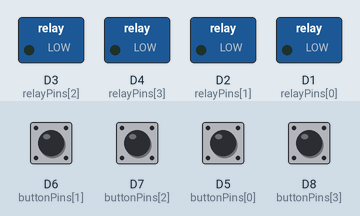
A sketch run on a simulated ESP8266 (NodeMCU). Shown: switched loads named in the sketch (green lamp = pin HIGH). The test bench sets the inputs (shaded band); at power-on: D5 (buttonPins[0]), D6 (buttonPins[1]), D7 (buttonPins[2]), D8 (buttonPins[3]) HIGH. WiFi joins after 1.5 s; servers stay silent unless stated; what the sketch prints to the serial monitor is not drawn.

Above: at 3.2 s.
3.3 s: D6 (buttonPins[1]) pulled LOW for 0.15 s
At 3.8 s:
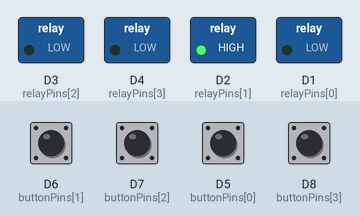
4.9 s: D7 (buttonPins[2]) pulled LOW for 0.15 s
At 6.1 s:
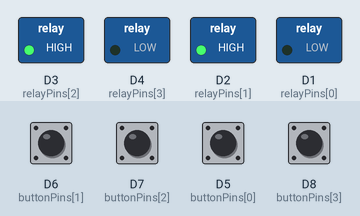
6.5 s: D5 (buttonPins[0]) pulled LOW for 0.15 s
At 7.4 s:
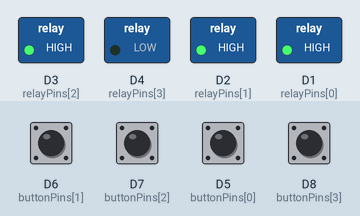
8.1 s: D8 (buttonPins[3]) pulled LOW for 0.15 s
At 8.6 s:
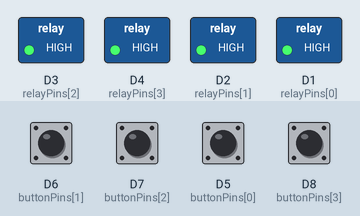
9.7 s: D6 (buttonPins[1]) pulled LOW for 1 s
At 11.0 s:
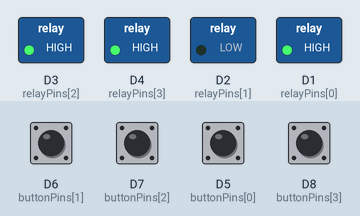
12.2 s: D7 (buttonPins[2]) pulled LOW for 1 s
At 12.9 s:
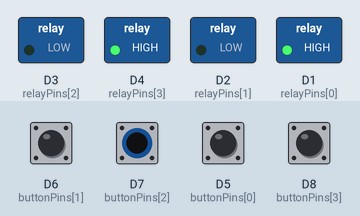
Timing chart, 0 to 15.2 s (numbered marks = the images above; inputs shaded):
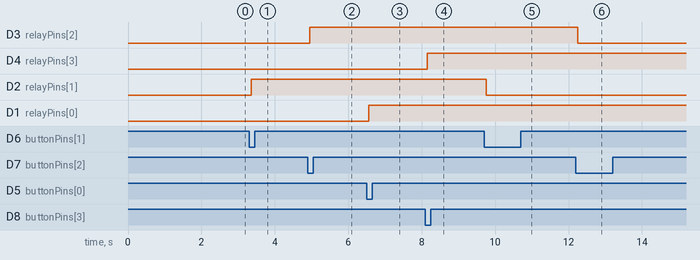

Measured:
- after the input at 3.3 s, D2 (relayPins[1]): LOW → HIGH after 0.05 s
- after the input at 4.9 s, D3 (relayPins[2]): LOW → HIGH after 0.05 s
- after the input at 6.5 s, D1 (relayPins[0]): LOW → HIGH after 0.05 s
- after the input at 8.1 s, D4 (relayPins[3]): LOW → HIGH after 0.05 s
- after the input at 9.7 s, D2 (relayPins[1]): HIGH → LOW after 0.05 s
- after the input at 12.2 s, D3 (relayPins[2]): HIGH → LOW after 0.05 s

The sketch:

sketch_dec21a2.ino
```cpp
#include <ESP8266WiFi.h>
#include <Bounce2.h>

// WiFi credentials
const char* ssid = "2info4";
const char* password = "12345678";

// Define relay control pins
const int relayPins[] = {D1, D2, D3, D4};

// Define button pins
const int buttonPins[] = {D5, D6, D7, D8};

Bounce debouncer[4];

void setup() {
  Serial.begin(115200);

   //Connect to Wi-Fi
  WiFi.begin(ssid, password);
  while (WiFi.status() != WL_CONNECTED) {
    delay(1000);
    Serial.println("Connecting to WiFi...");
  }
  Serial.println("Connected to WiFi");
   Serial.println(WiFi.localIP());

  // Initialize relays and buttons
  for (int i = 0; i < 4; i++) {
    pinMode(relayPins[i], OUTPUT);
    digitalWrite(relayPins[i], LOW);

    pinMode(buttonPins[i], INPUT_PULLUP);
    debouncer[i] = Bounce();
    debouncer[i].attach(buttonPins[i]);
    debouncer[i].interval(50);
  }
}

void loop() {
  for (int i = 0; i < 4; i++) {
    debouncer[i].update();

    if (debouncer[i].fell()) {
      // Button pressed, toggle the relay state
      digitalWrite(relayPins[i], !digitalRead(relayPins[i]));
    }
  }
}
```
